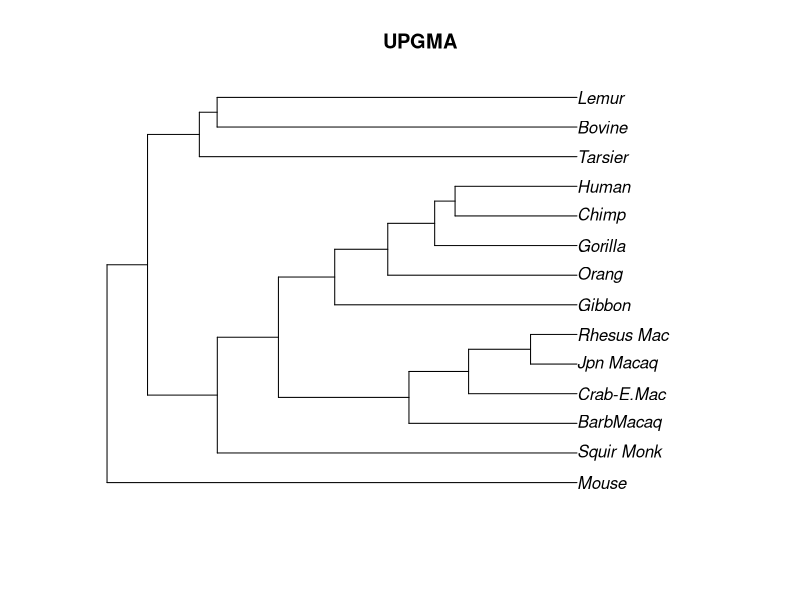
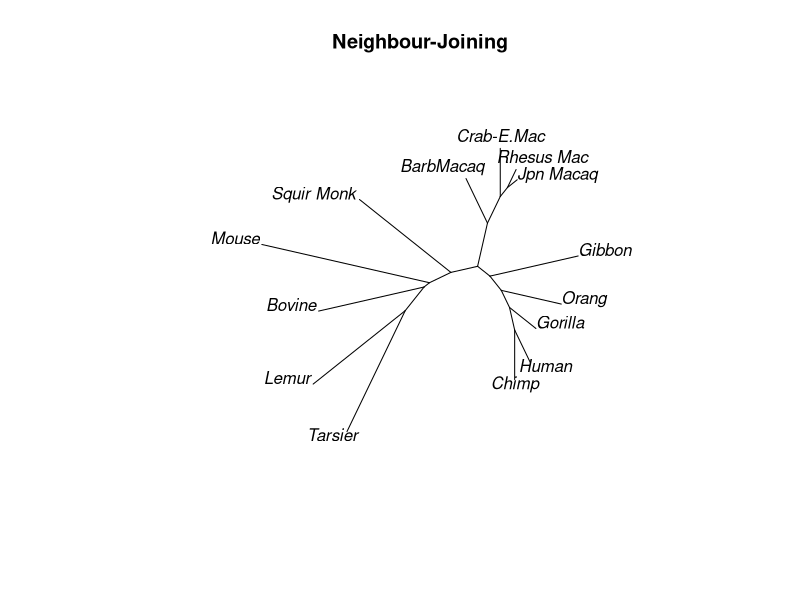

Reproduce these figures in R, in order.
#install.packages("phangorn")
library(phangorn)
fdir <- system.file("extdata/trees", package = "phangorn")
primates <- read.phyDat(file.path(fdir, "primates.dna"),
                        format = "interleaved")


# UPGMA

dm <- dist.ml(primates)
treeUPGMA <- upgma(dm)
plot(treeUPGMA, main = "UPGMA")


# Neighbour-Joining 

treeNJ <- NJ(dm)
plot (treeNJ, "unrooted",  main = "Neighbour-Joining")


# Frage 1: Rind, Maus. Scheint in den Bäumen so, als bildet das Rind mit dem Lemur ein Cluster und als wäre die Maus gemeinsamer Vorfahre aller Primaten (bei UPGMA). 
# Frage 2: Tarsier  
# Frage 3: Schimpanse
# NJ lässt aufgrund der nahe beieinander liegenden Zweige Verwandtschaften vermuten, die in UPGMA nicht sichtbar sind. Die Zuordnungen sind davon abhängig, wie ein Cluster definiert wird: In UPGMA nur direkt verbundene Zweige, in NJ die am nächsten beieinander liegenden
